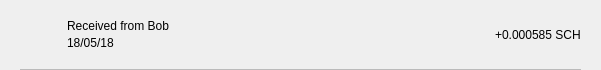
<?xml version="1.0" encoding="UTF-8"?>
<ui version="4.0">
 <class>TxRow</class>
 <widget class="QWidget" name="TxRow">
  <property name="geometry">
   <rect>
    <x>0</x>
    <y>0</y>
    <width>601</width>
    <height>70</height>
   </rect>
  </property>
  <property name="minimumSize">
   <size>
    <width>0</width>
    <height>40</height>
   </size>
  </property>
  <property name="windowTitle">
   <string>Form</string>
  </property>
  <layout class="QVBoxLayout" name="verticalLayout_3">
   <property name="spacing">
    <number>0</number>
   </property>
   <property name="leftMargin">
    <number>0</number>
   </property>
   <property name="topMargin">
    <number>0</number>
   </property>
   <property name="rightMargin">
    <number>0</number>
   </property>
   <property name="bottomMargin">
    <number>0</number>
   </property>
   <item>
    <widget class="QWidget" name="rowContainer" native="true">
     <layout class="QVBoxLayout" name="verticalLayout_2">
      <property name="spacing">
       <number>9</number>
      </property>
      <property name="leftMargin">
       <number>20</number>
      </property>
      <property name="topMargin">
       <number>9</number>
      </property>
      <property name="rightMargin">
       <number>20</number>
      </property>
      <property name="bottomMargin">
       <number>0</number>
      </property>
      <item>
       <widget class="QFrame" name="frame">
        <property name="styleSheet">
         <string notr="true">border:none;</string>
        </property>
        <property name="frameShape">
         <enum>QFrame::StyledPanel</enum>
        </property>
        <property name="frameShadow">
         <enum>QFrame::Raised</enum>
        </property>
        <layout class="QHBoxLayout" name="horizontalLayout" stretch="0,2,0">
         <property name="leftMargin">
          <number>0</number>
         </property>
         <property name="topMargin">
          <number>0</number>
         </property>
         <property name="rightMargin">
          <number>0</number>
         </property>
         <property name="bottomMargin">
          <number>0</number>
         </property>
         <item>
          <widget class="QPushButton" name="icon">
           <property name="focusPolicy">
            <enum>Qt::NoFocus</enum>
           </property>
           <property name="styleSheet">
            <string notr="true">border:none;</string>
           </property>
           <property name="text">
            <string/>
           </property>
           <property name="iconSize">
            <size>
             <width>28</width>
             <height>28</height>
            </size>
           </property>
          </widget>
         </item>
         <item>
          <layout class="QVBoxLayout" name="verticalLayout">
           <property name="spacing">
            <number>3</number>
           </property>
           <property name="leftMargin">
            <number>9</number>
           </property>
           <item>
            <widget class="QLabel" name="lblAddress">
             <property name="styleSheet">
              <string notr="true"/>
             </property>
             <property name="text">
              <string>Received from Bob</string>
             </property>
             <property name="alignment">
              <set>Qt::AlignBottom|Qt::AlignLeading|Qt::AlignLeft</set>
             </property>
            </widget>
           </item>
           <item>
            <widget class="QLabel" name="lblDate">
             <property name="styleSheet">
              <string notr="true"/>
             </property>
             <property name="text">
              <string>18/05/18</string>
             </property>
             <property name="alignment">
              <set>Qt::AlignLeading|Qt::AlignLeft|Qt::AlignTop</set>
             </property>
            </widget>
           </item>
          </layout>
         </item>
         <item>
          <widget class="QLabel" name="lblAmount">
           <property name="styleSheet">
            <string notr="true"/>
           </property>
           <property name="text">
            <string>+0.000585 SCH</string>
           </property>
          </widget>
         </item>
        </layout>
       </widget>
      </item>
      <item>
       <widget class="QLabel" name="lblDivisory">
        <property name="minimumSize">
         <size>
          <width>0</width>
          <height>1</height>
         </size>
        </property>
        <property name="maximumSize">
         <size>
          <width>16777215</width>
          <height>1</height>
         </size>
        </property>
        <property name="styleSheet">
         <string notr="true">background-color:#bababa;</string>
        </property>
        <property name="text">
         <string/>
        </property>
        <property name="alignment">
         <set>Qt::AlignBottom|Qt::AlignLeading|Qt::AlignLeft</set>
        </property>
       </widget>
      </item>
     </layout>
    </widget>
   </item>
  </layout>
 </widget>
 <resources/>
 <connections/>
</ui>
